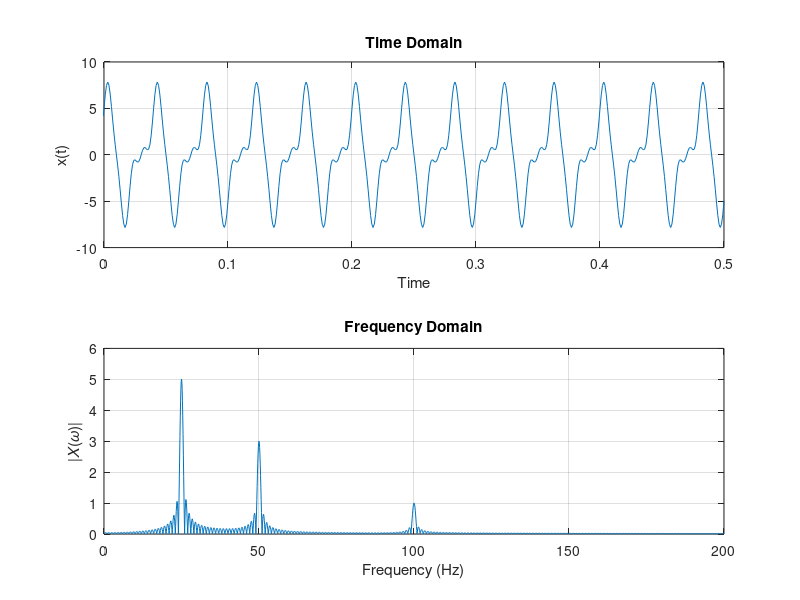

Source code (MATLAB):
%{
****************************************************************************
* Copyright         : 2024 Jaylen Avtarovski
* File Name         : Q3.m
* Description       : This file contains the code for Question 3 in Tute 2
* Date              : 14/03/2024
*
****************************************************************************
%}

% Time Domain
dt = 0.001
t = -0.5:dt:0.5; % Time Vector
x = 5*cos(50*pi*t)+3*sin(100*pi*t)+sin(200*pi*t);

% Frequency Domain
Wmax = 2*pi*200; % Angular Frequency Range
K = 2000; % Sampling Points In Frequency Domain
w = (0:K-1)*Wmax/K; % Frequency Vector

% Fourier Transform
X = x*exp(-1j*t'*w)*dt;
mag_X = 2*abs(X);

figure,
subplot(2, 1, 1);
plot(t, x);
grid on;
axis([0 0.5 -10 10]);
xlabel('Time');
ylabel('x(t)');
title('Time Domain');

subplot(2, 1, 2);
plot(w/(2*pi), mag_X);
grid on;
axis([0 200 0 6]);
xlabel('Frequency (Hz)');
ylabel('|𝑋(𝜔)|');
title('Frequency Domain');